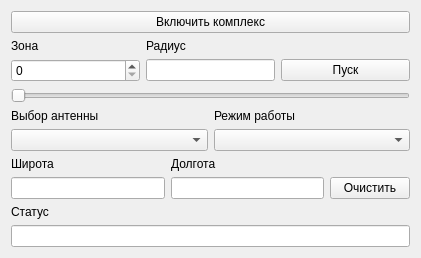
<?xml version="1.0" encoding="UTF-8"?>
<ui version="4.0">
 <class>NIIPPControlWidget</class>
 <widget class="QWidget" name="NIIPPControlWidget">
  <property name="geometry">
   <rect>
    <x>0</x>
    <y>0</y>
    <width>421</width>
    <height>256</height>
   </rect>
  </property>
  <property name="windowTitle">
   <string>Form</string>
  </property>
  <layout class="QGridLayout" name="gridLayout">
   <item row="1" column="1">
    <widget class="QLabel" name="lbl_distance">
     <property name="sizePolicy">
      <sizepolicy hsizetype="Preferred" vsizetype="Maximum">
       <horstretch>0</horstretch>
       <verstretch>0</verstretch>
      </sizepolicy>
     </property>
     <property name="text">
      <string>Радиус</string>
     </property>
    </widget>
   </item>
   <item row="2" column="2">
    <widget class="QPushButton" name="_pb_start">
     <property name="text">
      <string>Пуск</string>
     </property>
    </widget>
   </item>
   <item row="4" column="0" colspan="3">
    <layout class="QGridLayout" name="gridLayout_2">
     <item row="0" column="1">
      <widget class="QLabel" name="lbl_mode">
       <property name="text">
        <string>Режим работы</string>
       </property>
      </widget>
     </item>
     <item row="0" column="0">
      <widget class="QLabel" name="lbl_antena">
       <property name="text">
        <string>Выбор антенны</string>
       </property>
      </widget>
     </item>
     <item row="1" column="0">
      <widget class="QComboBox" name="_cb_antena"/>
     </item>
     <item row="1" column="1">
      <widget class="QComboBox" name="_cb_mode"/>
     </item>
    </layout>
   </item>
   <item row="2" column="1">
    <widget class="QLineEdit" name="_le_distance">
     <property name="sizePolicy">
      <sizepolicy hsizetype="Preferred" vsizetype="Fixed">
       <horstretch>0</horstretch>
       <verstretch>0</verstretch>
      </sizepolicy>
     </property>
    </widget>
   </item>
   <item row="7" column="0" colspan="3">
    <widget class="QLineEdit" name="_le_status"/>
   </item>
   <item row="2" column="0">
    <widget class="QSpinBox" name="_sb_power"/>
   </item>
   <item row="5" column="0" colspan="3">
    <layout class="QGridLayout" name="gridLayout_3">
     <item row="0" column="0">
      <widget class="QLabel" name="lbl_l1">
       <property name="text">
        <string>Широта</string>
       </property>
      </widget>
     </item>
     <item row="0" column="1">
      <widget class="QLabel" name="lbl_l2">
       <property name="text">
        <string>Долгота</string>
       </property>
      </widget>
     </item>
     <item row="1" column="2">
      <widget class="QPushButton" name="_clear_uvod">
       <property name="text">
        <string>Очистить</string>
       </property>
      </widget>
     </item>
     <item row="1" column="0">
      <widget class="QLineEdit" name="_le_lat"/>
     </item>
     <item row="1" column="1">
      <widget class="QLineEdit" name="_le_lon"/>
     </item>
    </layout>
   </item>
   <item row="1" column="0">
    <widget class="QLabel" name="lbl_power">
     <property name="sizePolicy">
      <sizepolicy hsizetype="Preferred" vsizetype="Maximum">
       <horstretch>0</horstretch>
       <verstretch>0</verstretch>
      </sizepolicy>
     </property>
     <property name="text">
      <string>Зона</string>
     </property>
    </widget>
   </item>
   <item row="0" column="0" colspan="3">
    <widget class="QPushButton" name="_pb_enable_complex">
     <property name="text">
      <string>Включить комплекс</string>
     </property>
    </widget>
   </item>
   <item row="3" column="0" colspan="3">
    <widget class="QSlider" name="_sl_power">
     <property name="orientation">
      <enum>Qt::Horizontal</enum>
     </property>
    </widget>
   </item>
   <item row="6" column="0">
    <widget class="QLabel" name="lbl_status">
     <property name="text">
      <string>Статус</string>
     </property>
    </widget>
   </item>
  </layout>
 </widget>
 <resources/>
 <connections/>
</ui>
